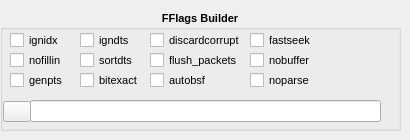
          <widget class="QWidget" name="tabFFlags">
           <attribute name="title">
            <string>FFlags</string>
           </attribute>
           <widget class="QGroupBox" name="groupFFlags">
            <property name="enabled">
             <bool>true</bool>
            </property>
            <property name="geometry">
             <rect>
              <x>0</x>
              <y>10</y>
              <width>401</width>
              <height>121</height>
             </rect>
            </property>
            <property name="font">
             <font>
              <pointsize>8</pointsize>
              <italic>false</italic>
              <bold>true</bold>
             </font>
            </property>
            <property name="toolTip">
             <string>Additional/legacy flags (-flags2). Mostly for analysis or bitstream quirks.
Checked items are collected into FLAGS2 as +tokens. 
Often ignored by some encoders.</string>
            </property>
            <property name="whatsThis">
             <string>Flags2 Builder (-flags2)
Specialized/auxiliary flags. These are rarely needed for typical encodes.
    Examples:
     • +export_mvs → expose motion vectors (useful with -vf codecview for analysis)
     • +ignorecrop, +local_header, +chunks → bitstream/container behavior toggles
     • +fast, +showall, etc. → niche/legacy behaviors that may be ignored by codecs
    Notes:
     • Many flags are codec- or container-specific; harmless if unsupported.
     • Ignored when Video Codec is ‘copy’. Saved to the factory as FLAGS2=…</string>
            </property>
            <property name="title">
             <string>FFlags Builder</string>
            </property>
            <property name="alignment">
             <set>Qt::AlignmentFlag::AlignCenter</set>
            </property>
            <widget class="QLineEdit" name="FFlagsCollector">
             <property name="geometry">
              <rect>
               <x>30</x>
               <y>90</y>
               <width>351</width>
               <height>22</height>
              </rect>
             </property>
             <property name="font">
              <font>
               <pointsize>8</pointsize>
               <italic>false</italic>
               <bold>false</bold>
              </font>
             </property>
             <property name="toolTip">
              <string>Flags2 Builder</string>
             </property>
            </widget>
            <widget class="QCheckBox" name="checkFFlags_ignidx">
             <property name="geometry">
              <rect>
               <x>10</x>
               <y>20</y>
               <width>51</width>
               <height>20</height>
              </rect>
             </property>
             <property name="font">
              <font>
               <pointsize>8</pointsize>
               <italic>false</italic>
               <bold>false</bold>
              </font>
             </property>
             <property name="toolTip">
              <string>Ignore index.</string>
             </property>
             <property name="text">
              <string>ignidx</string>
             </property>
            </widget>
            <widget class="QCheckBox" name="checkFFlags_igndts">
             <property name="geometry">
              <rect>
               <x>80</x>
               <y>20</y>
               <width>51</width>
               <height>20</height>
              </rect>
             </property>
             <property name="font">
              <font>
               <pointsize>8</pointsize>
               <italic>false</italic>
               <bold>false</bold>
              </font>
             </property>
             <property name="toolTip">
              <string>Ignore dts.</string>
             </property>
             <property name="text">
              <string>igndts</string>
             </property>
            </widget>
            <widget class="QCheckBox" name="checkFFlags_discardcorrupt">
             <property name="geometry">
              <rect>
               <x>150</x>
               <y>20</y>
               <width>91</width>
               <height>20</height>
              </rect>
             </property>
             <property name="font">
              <font>
               <pointsize>8</pointsize>
               <italic>false</italic>
               <bold>false</bold>
              </font>
             </property>
             <property name="toolTip">
              <string>Discard corrupted frames.</string>
             </property>
             <property name="text">
              <string>discardcorrupt</string>
             </property>
            </widget>
            <widget class="QCheckBox" name="checkFFlags_fastseek">
             <property name="geometry">
              <rect>
               <x>250</x>
               <y>20</y>
               <width>81</width>
               <height>20</height>
              </rect>
             </property>
             <property name="font">
              <font>
               <pointsize>8</pointsize>
               <italic>false</italic>
               <bold>false</bold>
              </font>
             </property>
             <property name="toolTip">
              <string>Fast but inaccurate seeks.</string>
             </property>
             <property name="text">
              <string>fastseek</string>
             </property>
            </widget>
            <widget class="QCheckBox" name="checkFFlags_nobuffer">
             <property name="geometry">
              <rect>
               <x>250</x>
               <y>40</y>
               <width>61</width>
               <height>20</height>
              </rect>
             </property>
             <property name="font">
              <font>
               <pointsize>8</pointsize>
               <italic>false</italic>
               <bold>false</bold>
              </font>
             </property>
             <property name="toolTip">
              <string>Reduce the latency introduced by optional buffering.</string>
             </property>
             <property name="text">
              <string>nobuffer</string>
             </property>
            </widget>
            <widget class="QCheckBox" name="checkFFlags_sortdts">
             <property name="geometry">
              <rect>
               <x>80</x>
               <y>40</y>
               <width>61</width>
               <height>20</height>
              </rect>
             </property>
             <property name="font">
              <font>
               <pointsize>8</pointsize>
               <italic>false</italic>
               <bold>false</bold>
              </font>
             </property>
             <property name="toolTip">
              <string>Try to interleave outputted packets by dts.</string>
             </property>
             <property name="text">
              <string>sortdts</string>
             </property>
            </widget>
            <widget class="QCheckBox" name="checkFFlags_flush_packets">
             <property name="geometry">
              <rect>
               <x>150</x>
               <y>40</y>
               <width>91</width>
               <height>20</height>
              </rect>
             </property>
             <property name="font">
              <font>
               <pointsize>8</pointsize>
               <italic>false</italic>
               <bold>false</bold>
              </font>
             </property>
             <property name="toolTip">
              <string>Reduce the latency by flushing out packets immediately.</string>
             </property>
             <property name="text">
              <string>flush_packets</string>
             </property>
            </widget>
            <widget class="QCheckBox" name="checkFFlags_nofillin">
             <property name="geometry">
              <rect>
               <x>10</x>
               <y>40</y>
               <width>51</width>
               <height>20</height>
              </rect>
             </property>
             <property name="font">
              <font>
               <pointsize>8</pointsize>
               <italic>false</italic>
               <bold>false</bold>
              </font>
             </property>
             <property name="toolTip">
              <string>Do not fill in missing values that can be exactly calculated.</string>
             </property>
             <property name="text">
              <string>nofillin</string>
             </property>
            </widget>
            <widget class="QToolButton" name="clearFFlags">
             <property name="geometry">
              <rect>
               <x>3</x>
               <y>91</y>
               <width>28</width>
               <height>21</height>
              </rect>
             </property>
             <property name="toolTip">
              <string>Clear Flags2</string>
             </property>
             <property name="text">
              <string/>
             </property>
             <property name="icon">
              <iconset>
               <normaloff>../Pics/Broom.png</normaloff>../Pics/Broom.png</iconset>
             </property>
            </widget>
            <widget class="QCheckBox" name="checkFFlags_genpts">
             <property name="geometry">
              <rect>
               <x>10</x>
               <y>60</y>
               <width>61</width>
               <height>20</height>
              </rect>
             </property>
             <property name="font">
              <font>
               <pointsize>8</pointsize>
               <italic>false</italic>
               <bold>false</bold>
              </font>
             </property>
             <property name="toolTip">
              <string>Generate pts.</string>
             </property>
             <property name="text">
              <string>genpts</string>
             </property>
            </widget>
            <widget class="QCheckBox" name="checkFFlags_bitexact">
             <property name="geometry">
              <rect>
               <x>80</x>
               <y>60</y>
               <width>71</width>
               <height>20</height>
              </rect>
             </property>
             <property name="font">
              <font>
               <pointsize>8</pointsize>
               <italic>false</italic>
               <bold>false</bold>
              </font>
             </property>
             <property name="toolTip">
              <string>Do not write random/volatile data.</string>
             </property>
             <property name="text">
              <string>bitexact</string>
             </property>
            </widget>
            <widget class="QCheckBox" name="checkFFlags_autobsf">
             <property name="geometry">
              <rect>
               <x>150</x>
               <y>60</y>
               <width>81</width>
               <height>20</height>
              </rect>
             </property>
             <property name="font">
              <font>
               <pointsize>8</pointsize>
               <italic>false</italic>
               <bold>false</bold>
              </font>
             </property>
             <property name="toolTip">
              <string>Add needed bsfs automatically.</string>
             </property>
             <property name="text">
              <string>autobsf</string>
             </property>
            </widget>
            <widget class="QCheckBox" name="checkFFlags_noparse">
             <property name="geometry">
              <rect>
               <x>250</x>
               <y>60</y>
               <width>61</width>
               <height>20</height>
              </rect>
             </property>
             <property name="font">
              <font>
               <pointsize>8</pointsize>
               <italic>false</italic>
               <bold>false</bold>
              </font>
             </property>
             <property name="toolTip">
              <string>Disable AVParsers.
This needs nofillin too.</string>
             </property>
             <property name="text">
              <string>noparse</string>
             </property>
            </widget>
           </widget>
          </widget>
